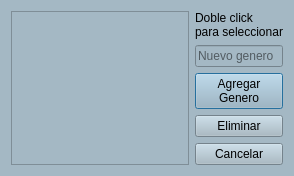
<?xml version="1.0" encoding="UTF-8"?>
<ui version="4.0">
 <class>DialogGenero</class>
 <widget class="QDialog" name="DialogGenero">
  <property name="geometry">
   <rect>
    <x>0</x>
    <y>0</y>
    <width>294</width>
    <height>174</height>
   </rect>
  </property>
  <property name="windowTitle">
   <string>Generos</string>
  </property>
  <property name="styleSheet">
   <string notr="true">background-color: #A4B8C4</string>
  </property>
  <layout class="QHBoxLayout" name="horizontalLayout">
   <item>
    <widget class="QListWidget" name="listagenero"/>
   </item>
   <item>
    <layout class="QVBoxLayout" name="verticalLayout">
     <item>
      <widget class="QLabel" name="label">
       <property name="text">
        <string>Doble click 
para seleccionar</string>
       </property>
      </widget>
     </item>
     <item>
      <widget class="QLineEdit" name="newGenero">
       <property name="placeholderText">
        <string>Nuevo genero</string>
       </property>
      </widget>
     </item>
     <item>
      <widget class="QPushButton" name="pushButton">
       <property name="text">
        <string>Agregar 
Genero</string>
       </property>
      </widget>
     </item>
     <item>
      <widget class="QPushButton" name="pushButton_3">
       <property name="text">
        <string>Eliminar</string>
       </property>
      </widget>
     </item>
     <item>
      <widget class="QPushButton" name="pushButton_2">
       <property name="text">
        <string>Cancelar</string>
       </property>
      </widget>
     </item>
     <item>
      <spacer name="verticalSpacer">
       <property name="orientation">
        <enum>Qt::Vertical</enum>
       </property>
       <property name="sizeHint" stdset="0">
        <size>
         <width>20</width>
         <height>98</height>
        </size>
       </property>
      </spacer>
     </item>
    </layout>
   </item>
  </layout>
 </widget>
 <resources/>
 <connections/>
</ui>
